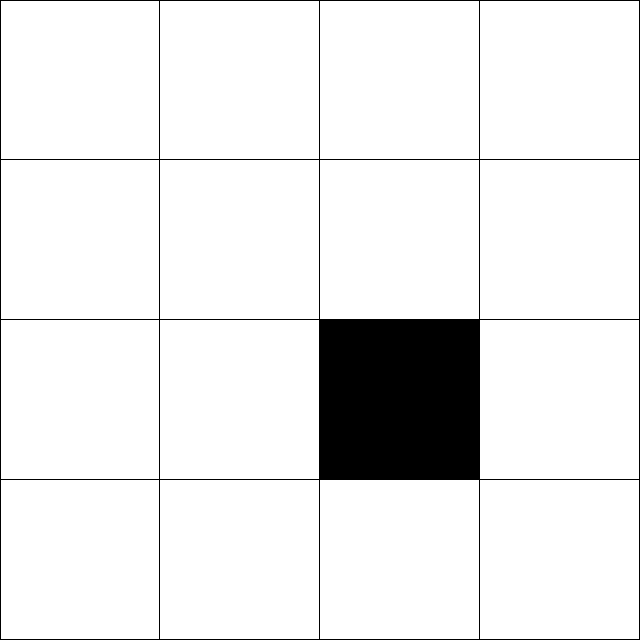
Frame 1 (no input)
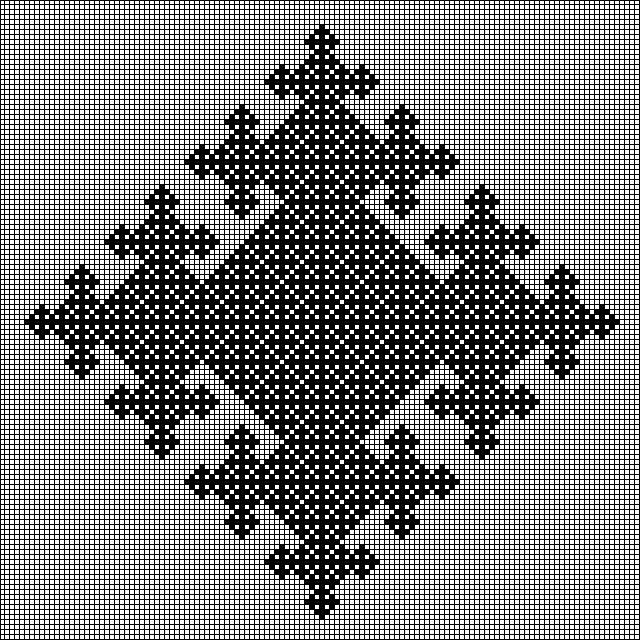
Frame 60 (the mouse pressed at the canvas centre just before this capture)
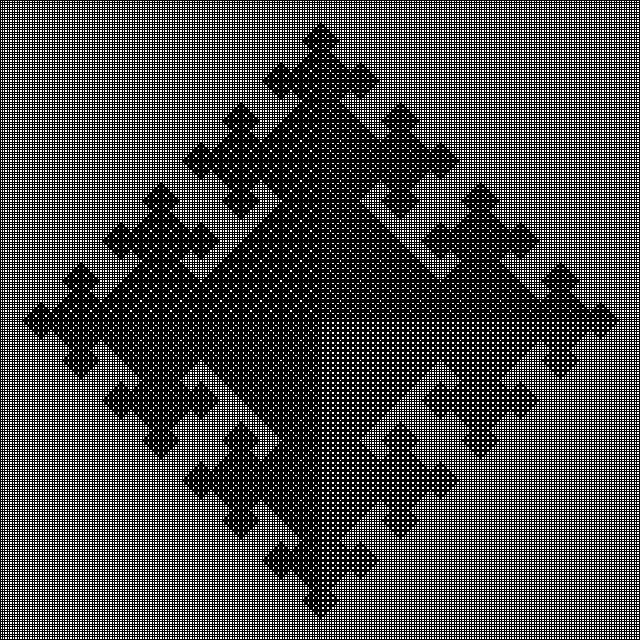
Frame 120 (the mouse held since frame 60 and released just before this capture)

The Processing sketch that drew these frames (run headless with seeded random() and noise(); from frame 60 on, the mouse is pressed at the canvas centre):

// Processing sketch: UlamWarburtonCellularAutomata
// ── UlamWarburtonCellularAutomata.pde
boolean[][] grid;
float w;
float h;

void setup() {
  size(640, 640);

  grid = new boolean[4][4];
  grid[ceil(grid.length/2.0)][ceil(grid[0].length/2.0)] = true;

  w = width/float(grid.length)-1/float(grid.length);
  h = height/float(grid[0].length)-1/float(grid[0].length);
}

void draw() {
  frameRate(10);

  boolean[][] newGrid = new boolean[grid.length][grid[0].length];
  boolean expand = false;

  for (int x = 0; x < grid.length; x++) {
    for (int y = 0; y < grid[x].length; y++) {
      if (grid[x][y])
        fill(0);
      else
        fill(255);

      rect(x*w, y*h, w, h);

      boolean[] neighbors = {x < grid.length-1 && grid[x+1][y], y < grid[x].length-1 && grid[x][y+1], x > 0 && grid[x-1][y], y > 0 && grid[x][y-1]};
      boolean foundTrue = false;

      for (int i = 0; i < neighbors.length; i++) {
        if (neighbors[i]) {
          if (foundTrue) {
            foundTrue = false;
            break;
          } else
            foundTrue = true;
        }
      }

      newGrid[x][y] = grid[x][y] || foundTrue;
      expand = (newGrid[x][y] && (x == grid.length-1 || y == grid[x].length-1 || x == 0 || y == 0)) || expand;
    }
  }

  grid = newGrid;

  if (expand) {
    newGrid = new boolean[grid.length*2][grid[0].length*2];

    for (int x = 0; x < grid.length; x++) {
      for (int y = 0; y < grid[x].length; y++) {
        newGrid[x+grid.length/2][y+grid[x].length/2] = grid[x][y];
      }
    }

    grid = newGrid;
    w = width/float(grid.length)-1/float(grid.length);
    h = height/float(grid[0].length)-1/float(grid[0].length);
  }
}
